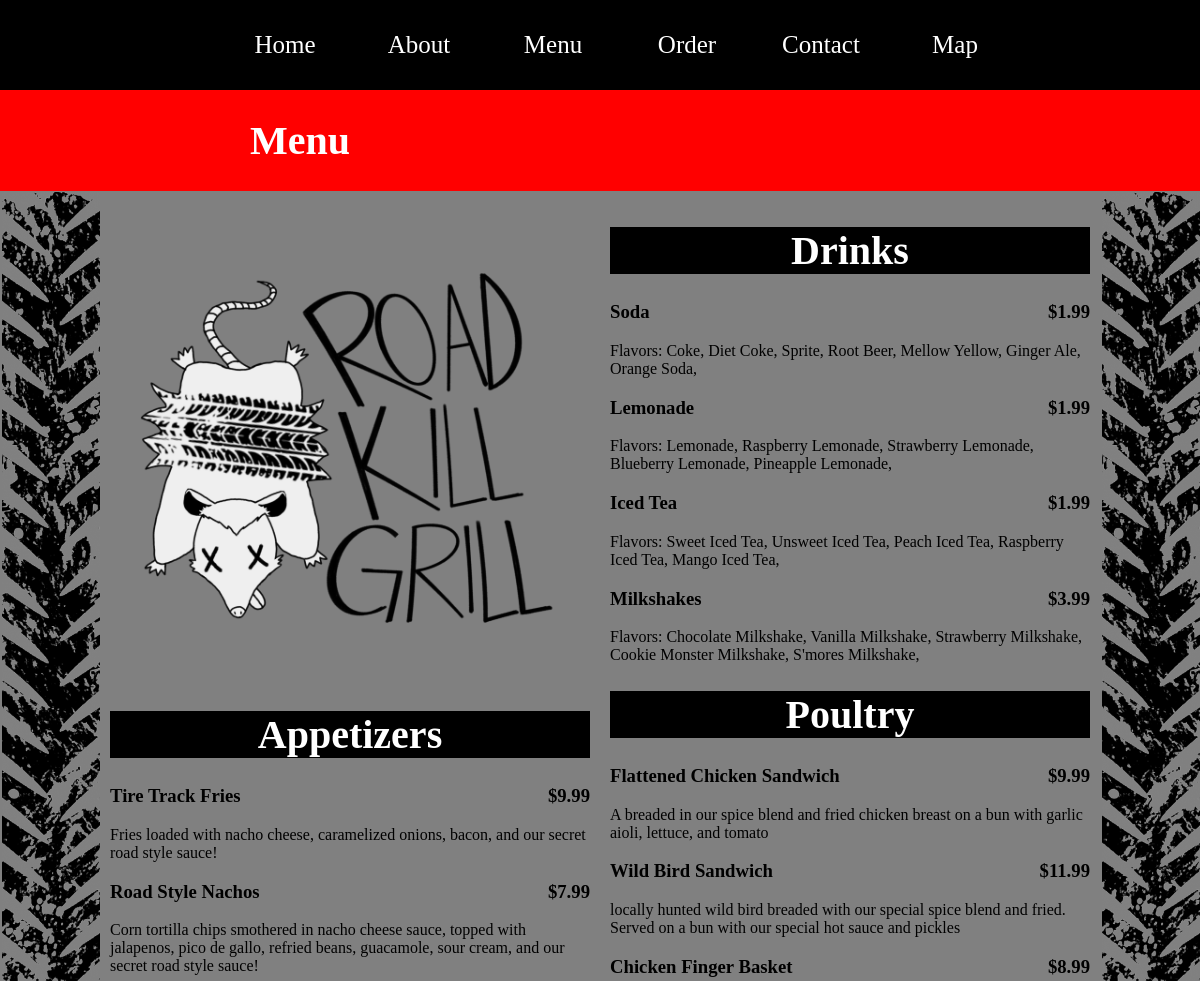
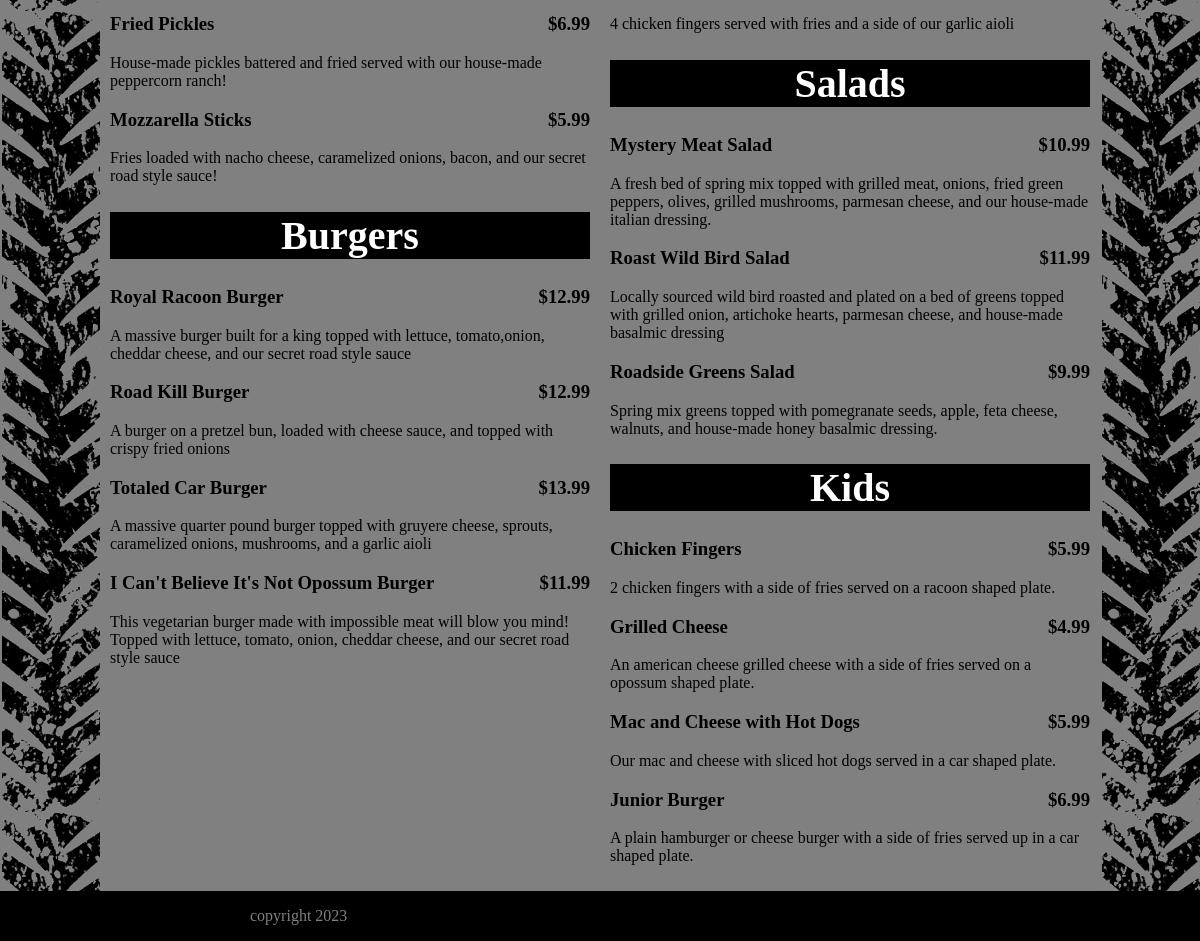
Page /php/menu.php on the committed database (2 pictures, top to bottom).
### tables this page shows
CREATE TABLE MENU (
    ITEM_ID             INTEGER AUTO_INCREMENT PRIMARY KEY,
    ITEM_NAME           VARCHAR(60),
    ITEM_CATEGORY       VARCHAR(10),
    ITEM_PRICE          DECIMAL(10,2),
    ITEM_DESCRIPTION    VARCHAR(10000)
);

### phpfunctions.inc (the view, shortened to what this page needs)
<?php
    function HTMLStart( $title, $StyleArray, $JSArray ) {
?>
        <!DOCTYPE html>
        <html lang="en">
        <head>
            <link rel="stylesheet" href="../css/stylesheet.css">
<?php
        for( $i = 0; $i < count($StyleArray); $i++ )
        {
            echo "<link rel='stylesheet' href='".$StyleArray[$i]."'>";
        }
?>
        </head>
        <body class="container displayGrid">
<?php
    }
?>
<?php
    function PageNav() {
?>
        <nav class="topbottom">
            <ul class="nav-bar textCenter">
                <li class="nav-list"><a class="links whiteText noDec newsize25" href="./index.php">Home</a></li>
                <li class="nav-list"><a class="links whiteText noDec newsize25" href="./about.php">About</a></li>
                <li class="nav-list"><a class="links whiteText noDec newsize25" href="./menu.php">Menu</a></li>
                <li class="nav-list"><a class="links whiteText noDec newsize25" href="./takeout.php">Order</a></li>
                <li class="nav-list"><a class="links whiteText noDec newsize25" href="./contact.php">Contact</a></li>
                <li class="nav-list"><a class="links whiteText noDec newsize25" href="./map.php">Map</a></li>
            </ul>
        </nav>
<?php
    }
?>
<?php
    function PageHeader( $HeaderTitle ) {
?>
        <header>
            <h1 class="indentleft whiteText"><?php echo $HeaderTitle ?></h1>
        </header>
<?php
    }
?>
<?php
    function PageFooter() {
?>
        <footer class="topbottom">
            <p class="indentleft">copyright 2023</p>
        </footer>
<?php
    }
?>
<?php
    function Sidebar1() {
?>
        <aside class="sidebar1 middle">
        </aside>
<?php
    }
?>
<?php
    function Sidebar2() {
?>
        <aside class="sidebar2 middle">
        </aside>
<?php
    }
?>
<?php
    function HTMLEnd() {
?>
        </body>
        </html>
<?php
    }
?>
<?php
    function MenuItemGet( $ItemCat )
    {
        $Server = "127.0.0.1";
        $Username = "root";
        $Password = "test";
        $Database = "homework";
        $Connection = new mysqli( $Server, $Username, $Password, $Database );
        $SQL = "SELECT ITEM_CATEGORY, ITEM_NAME, ITEM_DESCRIPTION, ITEM_PRICE FROM MENU WHERE ITEM_CATEGORY = '".$ItemCat."';";
        $Results = $Connection->query( $SQL );
        if ($Results)
        {
            echo "<h1 class='menuHeader textCenter whiteText'>".$ItemCat."</h1>\n";
            while($Row = $Results->fetch_row())
            {
                echo "<h3>".$Row[1]." <span class='price'>$".$Row[3]."</span></h3>\n";
                echo "<p>".$Row[2]."</p>\n";
            }
        }
        else
        {
            echo "<p>No results returned from the query</p>\n";
        }
    }
?>
<?php
    function DrinkItemGet( $DrinkCats )
    {
        $Server = "127.0.0.1";
        $Username = "root";
        $Password = "test";
        $Database = "homework";
        $Connection = new mysqli( $Server, $Username, $Password, $Database );
        echo "<h1 class='menuHeader textCenter whiteText'>Drinks</h1>\n";
        for($i=0; $i<count($DrinkCats); $i++)
        {
            $SQL = "SELECT ITEM_NAME, ITEM_PRICE FROM MENU WHERE ITEM_DESCRIPTION = '".$DrinkCats[$i]."';";
            $Results = $Connection->query( $SQL );
            $Description = "Flavors:";
            $Price = "";
            if ($Results)
            {
                while($Row = $Results->fetch_row())
                {
                    $Description = $Description." ".$Row[0].",";
                    $Price = $Row[1];
                }
            }
            else
            {
                echo "<p>No results returned from the query</p>\n";
            }
            echo "<h3>".$DrinkCats[$i]." <span class='price'>$".$Price."</span></h3>\n";
            echo "<p>".$Description."</p>\n";
        }
    }
?>

### css/stylesheet.css (style rules this page uses)
.topbottom { background-color: black; }
.middle { background-color: gray; }
aside { background-image: url("../images/tiretracks.png"); }
.newsize25 { font-size: 25px; }
h1 { font-size: 40px; }
.whiteText { color: white; }
.indentleft { margin-left: 250px; }
.textCenter { text-align: center; }
.price { float: right; }
.noDec { text-decoration: none; }
.nav-bar { margin: 10; }
.nav-list { display: inline; }
.links { display: inline-block; width: 100px; padding: 15px; }
.sidebar1 { grid-area: sidebar1; }
.sidebar2 { grid-area: sidebar2; }
nav { grid-area: navbar; }
footer { color: gray; grid-area: footer; }
header { background-color: red; grid-area: header; }
.displayGrid { display: grid; }
.container { margin: 0; padding: 0; grid-template-columns: 0.5fr 5fr 0.5fr; grid-template-areas: "navbar navbar navbar" "header header header" "sidebar1 main sidebar2" "sidebar1 main sidebar2" "footer footer footer"; }

### css/menuStyle.css (style rules this page uses)
.menuHeader { margin-left: 0; background-color: black; }

### rows in the picture
menu: ITEM_NAME "Tire Track Fries", ITEM_PRICE "9.99", ITEM_DESCRIPTION "Fries loaded with nacho cheese, caramelized onions, bacon, and our secret road style sauce!"
menu: ITEM_NAME "Road Style Nachos", ITEM_PRICE "7.99", ITEM_DESCRIPTION "Corn tortilla chips smothered in nacho cheese sauce, topped with jalapenos, pico de gallo, refried beans, guacamole, sour cream, and our secret road style sauce!"
menu: ITEM_NAME "Fried Pickles", ITEM_PRICE "6.99", ITEM_DESCRIPTION "House-made pickles battered and fried served with our house-made peppercorn ranch!"
menu: ITEM_NAME "Mozzarella Sticks", ITEM_PRICE "5.99", ITEM_DESCRIPTION "Fries loaded with nacho cheese, caramelized onions, bacon, and our secret road style sauce!"
menu: ITEM_NAME "Royal Racoon Burger", ITEM_PRICE "12.99", ITEM_DESCRIPTION "A massive burger built for a king topped with lettuce, tomato,onion, cheddar cheese, and our secret road style sauce"
menu: ITEM_NAME "Road Kill Burger", ITEM_PRICE "12.99", ITEM_DESCRIPTION "A burger on a pretzel bun, loaded with cheese sauce, and topped with crispy fried onions"
menu: ITEM_NAME "Totaled Car Burger", ITEM_PRICE "13.99", ITEM_DESCRIPTION "A massive quarter pound burger topped with gruyere cheese, sprouts, caramelized onions, mushrooms, and a garlic aioli"
menu: ITEM_NAME "I Can't Believe It's Not Opossum Burger", ITEM_PRICE "11.99", ITEM_DESCRIPTION "This vegetarian burger made with impossible meat will blow you mind! Topped with lettuce, tomato, onion, cheddar cheese, and our secret road style sauce"
menu: ITEM_NAME "Flattened Chicken Sandwich", ITEM_PRICE "9.99", ITEM_DESCRIPTION "A breaded in our spice blend and fried chicken breast on a bun with garlic aioli, lettuce, and tomato"
menu: ITEM_NAME "Wild Bird Sandwich", ITEM_PRICE "11.99", ITEM_DESCRIPTION "locally hunted wild bird breaded with our special spice blend and fried. Served on a bun with our special hot sauce and pickles"
menu: ITEM_NAME "Chicken Finger Basket", ITEM_PRICE "8.99", ITEM_DESCRIPTION "4 chicken fingers served with fries and a side of our garlic aioli"
menu: ITEM_NAME "Mystery Meat Salad", ITEM_PRICE "10.99", ITEM_DESCRIPTION "A fresh bed of spring mix topped with grilled meat, onions, fried green peppers, olives, grilled mushrooms, parmesan cheese, and our house-made italian dressing."
menu: ITEM_NAME "Roast Wild Bird Salad", ITEM_PRICE "11.99", ITEM_DESCRIPTION "Locally sourced wild bird roasted and plated on a bed of greens topped with grilled onion, artichoke hearts, parmesan cheese, and house-made basalmic dressing"
menu: ITEM_NAME "Roadside Greens Salad", ITEM_PRICE "9.99", ITEM_DESCRIPTION "Spring mix greens topped with pomegranate seeds, apple, feta cheese, walnuts, and house-made honey basalmic dressing."
menu: ITEM_NAME "Chicken Fingers", ITEM_PRICE "5.99", ITEM_DESCRIPTION "2 chicken fingers with a side of fries served on a racoon shaped plate."
menu: ITEM_NAME "Grilled Cheese", ITEM_PRICE "4.99", ITEM_DESCRIPTION "An american cheese grilled cheese with a side of fries served on a opossum shaped plate."
menu: ITEM_NAME "Mac and Cheese with Hot Dogs", ITEM_PRICE "5.99", ITEM_DESCRIPTION "Our mac and cheese with sliced hot dogs served in a car shaped plate."
menu: ITEM_NAME "Junior Burger", ITEM_PRICE "6.99", ITEM_DESCRIPTION "A plain hamburger or cheese burger with a side of fries served up in a car shaped plate."

### other values in the picture
$HeaderTitle "Menu"
$ItemCat "Appetizers Burgers Poultry Salads Kids"
$DrinkCats[$i] "Soda"
$Price "1.99"
$Description "Flavors: Coke, Diet Coke, Sprite, Root Beer, Mellow Yellow, Ginger Ale, Orange Soda,"
$DrinkCats[$i] "Lemonade"
$Description "Flavors: Lemonade, Raspberry Lemonade, Strawberry Lemonade, Blueberry Lemonade, Pineapple Lemonade,"
$DrinkCats[$i] "Iced Tea"
$Description "Flavors: Sweet Iced Tea, Unsweet Iced Tea, Peach Iced Tea, Raspberry Iced Tea, Mango Iced Tea,"
$DrinkCats[$i] "Milkshakes"
$Price "3.99"
$Description "Flavors: Chocolate Milkshake, Vanilla Milkshake, Strawberry Milkshake, Cookie Monster Milkshake, S'mores Milkshake,"
